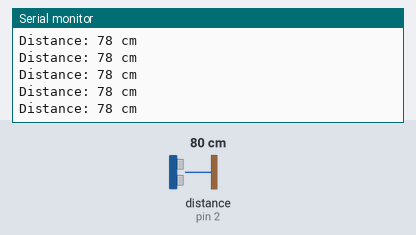
The sketch below on a simulated Arduino Uno, built with avr-gcc and run on an emulated ATmega328P. Shown: the last lines printed to the serial monitor. Wiring (inferred from the names in the program): ultrasonic range finder: trigger pin 3; echo pin 2. The inputs (shaded band) are chosen by the test bench; at power-on: distance to the obstacle (sensor on pin 2) 80 cm. The echo pulse lasts 58.3 µs per cm.

Above: at 1.2 s.
1.3 s: distance to the obstacle (sensor on pin 2) set to 12 cm
At 2.2 s:
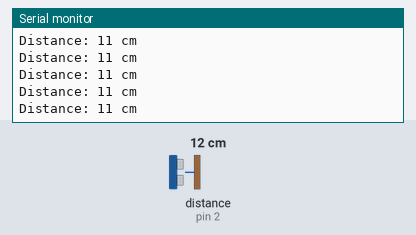
4.3 s: distance to the obstacle (sensor on pin 2) set to 9 cm
At 4.8 s:
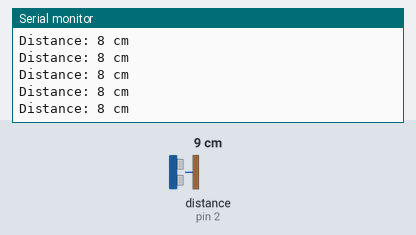
Timing chart, 0 to 7.3 s (numbered marks = the images above; inputs shaded):
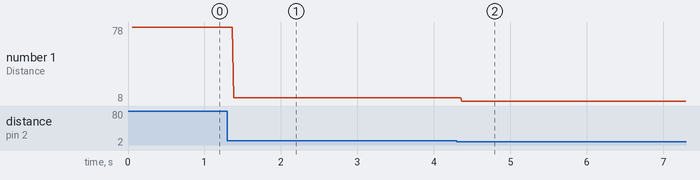

Measured:
- after the input at 1.3 s, the serial monitor: prints a new line after 0.08 s (image 1)
- after the input at 4.3 s, the serial monitor: prints a new line after 0.07 s (image 2)
- plotted number 1: 78 → 11 after the input at 1.3 s, 11 → 8 after the input at 4.3 s

The sketch:

CAR_PARKING_USING_ULTRASONIC.ino
```cpp
#define echoPin 2
#define trigPin 3
long duration;
int distance;
void setup() {
  pinMode(trigPin, OUTPUT);
  pinMode(echoPin, INPUT);
  Serial.begin(9600);
  Serial.println("Ultrasonic Sensor HC-SR04 Test");
  Serial.println("with Arduino UNO R3");
}
void loop() {
  digitalWrite(trigPin, LOW);
  delayMicroseconds(2);
  digitalWrite(trigPin, HIGH);
  delayMicroseconds(10);
  digitalWrite(trigPin, LOW);
  duration = pulseIn(echoPin, HIGH);
  distance = duration * 0.034 / 2;
  Serial.print("Distance: ");
  Serial.print(distance);
  Serial.println(" cm");
    if (distance<10){
    digitalWrite(8,LOW);
    digitalWrite(9,LOW);
    digitalWrite(10,LOW);
    digitalWrite(11,HIGH);
  }

  else if(distance<20) {
   digitalWrite(8,LOW);
    digitalWrite(9,LOW);
    digitalWrite(10,HIGH);
    digitalWrite(11,LOW);
  }
  else if (distance<30) {
    digitalWrite(8,LOW);
    digitalWrite(9,HIGH);
    digitalWrite(10,LOW);
    digitalWrite(11,LOW);
  }
  else if (distance<40) {
    digitalWrite(8,HIGH);
    digitalWrite(9,LOW);
    digitalWrite(10,LOW);
    digitalWrite(11,LOW);
  }
  else  {
    digitalWrite(8,LOW);
    digitalWrite(9,LOW);
    digitalWrite(10,LOW);
    digitalWrite(11,LOW);
  }

}
```
